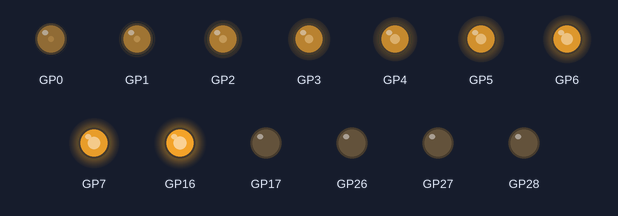
This program was run on a simulated Raspberry Pi Pico running MicroPython. Shown: output pins drawn as LEDs (lit = HIGH).

Above: at 0.1 s.
At 10.1 s:
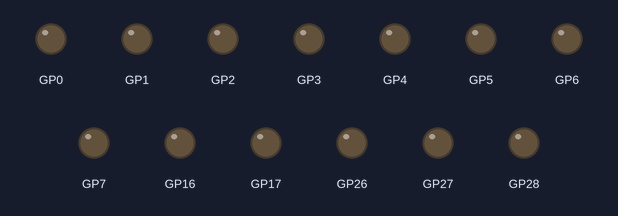
At 20.1 s:
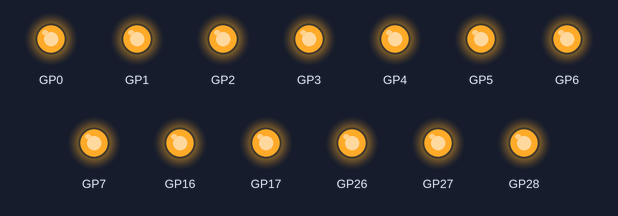
At 32.5 s:
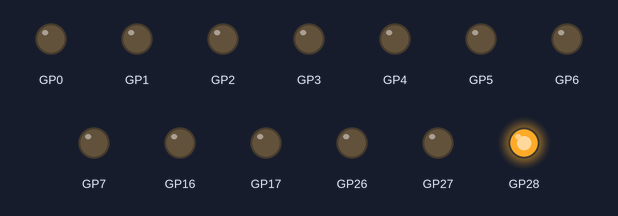
At 35.5 s:
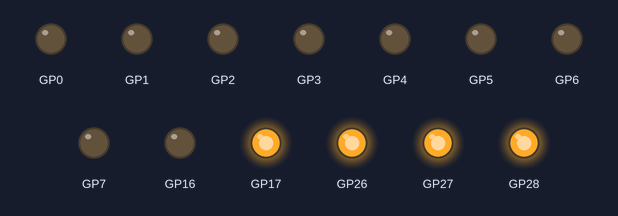
At 39.5 s:
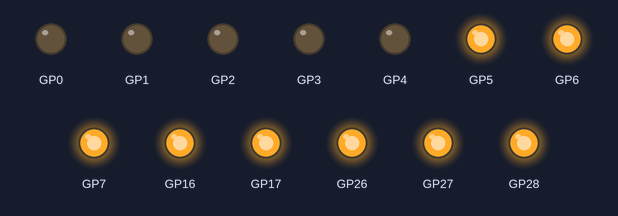
Timing chart, 0 to 40.0 s (numbered marks = the images above):
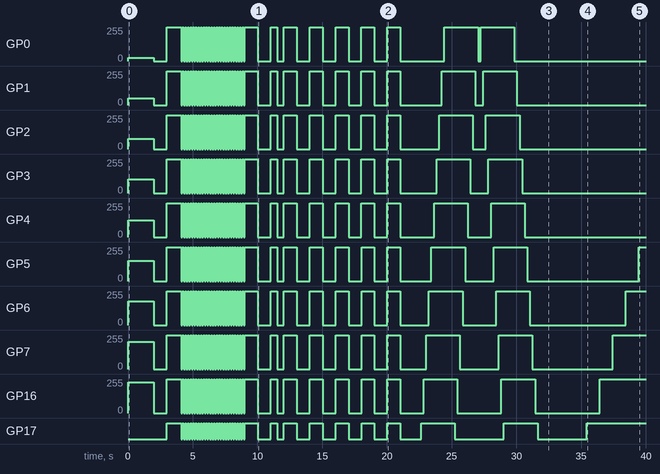

The program:

LEDSboard.py
```python
from machine import Pin, PWM
import utime

class LEDSboard:
    def __init__(self,ledlist):
        self.ledlist = ledlist
    def blink(self,delay=1,n=1): ## I need to find a way to insert defalut value so no requiement of delay and n without error
        for i in range (len(self.ledlist)):
            Pin(self.ledlist[i],Pin.OUT,Pin.PULL_DOWN)
        for i in range (n):
            for j in range (len(self.ledlist)):
                Pin(self.ledlist[j],Pin.OUT).on()
            utime.sleep(delay)
            for k in range (len(self.ledlist)):
                Pin(self.ledlist[k],Pin.OUT).off()
            utime.sleep(delay)
    def on(self):
        for i in range (len(self.ledlist)):
            Pin(self.ledlist[i],Pin.OUT,Pin.PULL_DOWN)
        for j in range (len(self.ledlist)):
            Pin(self.ledlist[j],Pin.OUT).on()
    def off(self):
        for i in range (len(self.ledlist)):
            Pin(self.ledlist[i],Pin.OUT,Pin.PULL_DOWN)
        for k in range (len(self.ledlist)):
            Pin(self.ledlist[k],Pin.OUT).off()
    def value(self,valuelist):
        for a in range (len(self.ledlist)):
            PWM(Pin(self.ledlist[a])).freq(1000)
        for b in range (len(valuelist)):
            power = int(((float(valuelist[b])*65536)-1))
            PWM(Pin(self.ledlist[b])).duty_u16(power)
    def right(self,delay=1,n=1):
        for i in range (len(self.ledlist)):
            Pin(self.ledlist[i],Pin.OUT,Pin.PULL_DOWN)
        for j in range (len(self.ledlist)):
            Pin(self.ledlist[j],Pin.OUT).on()
            utime.sleep(delay)
        for k in range (len(self.ledlist)):
            Pin(self.ledlist[k],Pin.OUT).off()
            utime.sleep(delay)

    def left(self,delay=1,n=1):
        for i in range (len(self.ledlist)):
            Pin(self.ledlist[i],Pin.OUT,Pin.PULL_DOWN)
        for j in range (len(self.ledlist)):
            Pin(self.ledlist[-1-j],Pin.OUT).on()
            utime.sleep(delay)
        for k in range (len(self.ledlist)):
            Pin(self.ledlist[-1-k],Pin.OUT).off()
            utime.sleep(delay)


def test():
    LEDSboard([0,1,2,3,4,5,6,7,16,17,26,27,28]).value([0.1,0.2,0.3,0.4,0.5,0.6,0.7,0.8,0.9])
    utime.sleep(2)
    LEDSboard([0,1,2,3,4,5,6,7,16,17,26,27,28]).off()
    utime.sleep(1)
    LEDSboard([0,1,2,3,4,5,6,7,16,17,26,27,28]).on()
    utime.sleep(1)
    LEDSboard([0,1,2,3,4,5,6,7,16,17,26,27,28]).blink(0.1,25)
    LEDSboard([0,1,2,3,4,5,6,7,16,17,26,27,28]).blink()
    LEDSboard([0,1,2,3,4,5,6,7,16,17,26,27,28]).blink(0.5) # or LEDSboard([0,1,2,3,4,5,6,7,16,17,26,27,28]).blink(delay=0.5).
    LEDSboard([0,1,2,3,4,5,6,7,16,17,26,27,28]).blink(n=5)
    LEDSboard([0,1,2,3,4,5,6,7,16,17,26,27,28]).left(0.2,5)
    LEDSboard([0,1,2,3,4,5,6,7,16,17,26,27,28]).right(0.2,5)
    LEDSboard([0,1,2,3,4,5,6,7,16,17,26,27,28]).left()
    LEDSboard([0,1,2,3,4,5,6,7,16,17,26,27,28]).right()
    LEDSboard([0,1,2,3,4,5,6,7,16,17,26,27,28]).left(0.5) # or LEDSboard([0,1,2,3,4,5,6,7,16,17,26,27,28]).left(delay=0).
    LEDSboard([0,1,2,3,4,5,6,7,16,17,26,27,28]).right(0.5) # or LEDSboard([0,1,2,3,4,5,6,7,16,17,26,27,28]).right(delay=0).
    LEDSboard([0,1,2,3,4,5,6,7,16,17,26,27,28]).right(n=5)
    utime.sleep(1)
while True:
    # test
    test()
```

Measured:
- by itself, GP0: 0/255 → 25/255 at 0.00 s, → 0/255 2.0 s later, → 255/255 1.0 s later, → 0/255 1.1 s later, … (70 changes in this stretch)
- by itself, GP1: 0/255 → 51/255 at 0.00 s, → 0/255 2.0 s later, → 255/255 1.0 s later, → 0/255 1.1 s later, … (70 changes in this stretch)
- by itself, GP2: 0/255 → 76/255 at 0.00 s, → 0/255 2.0 s later, → 255/255 1.0 s later, → 0/255 1.1 s later, … (70 changes in this stretch)
- by itself, GP3: 0/255 → 102/255 at 0.00 s, → 0/255 2.0 s later, → 255/255 1.0 s later, → 0/255 1.1 s later, … (70 changes in this stretch)
- by itself, GP4: 0/255 → 127/255 at 0.00 s, → 0/255 2.0 s later, → 255/255 1.0 s later, → 0/255 1.1 s later, … (70 changes in this stretch)
- by itself, GP5: 0/255 → 153/255 at 0.00 s, → 0/255 2.0 s later, → 255/255 1.0 s later, → 0/255 1.1 s later, … (71 changes in this stretch)
- by itself, GP6: 0/255 → 178/255 at 0.00 s, → 0/255 2.0 s later, → 255/255 1.0 s later, → 0/255 1.1 s later, … (71 changes in this stretch)
- by itself, GP7: 0/255 → 204/255 at 0.00 s, → 0/255 2.0 s later, → 255/255 1.0 s later, → 0/255 1.1 s later, … (71 changes in this stretch)
